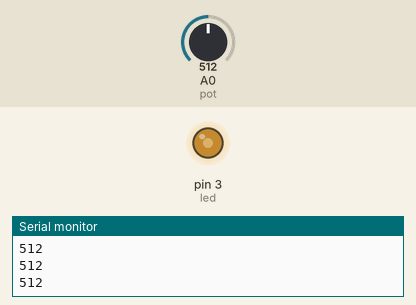
Simulated run of this sketch. Board: Arduino Uno, built with avr-gcc and run on an emulated ATmega328P. On the bench: output pins drawn as LEDs (lit = HIGH), the last lines printed to the serial monitor. The inputs (shaded band) are chosen by the test bench; at power-on: A0 (pot) = 512.

Above: at 1.2 s.
1.3 s: A0 (pot) set to 716
At 1.7 s:
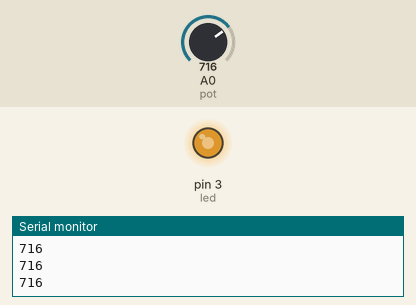
2.8 s: A0 (pot) set to 900
At 4.0 s:
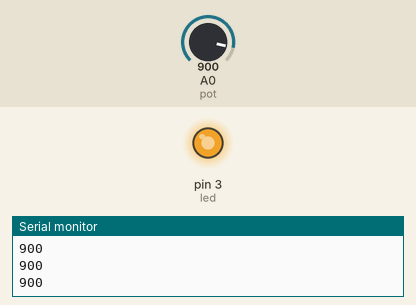
4.3 s: A0 (pot) set to 122
At 5.2 s:
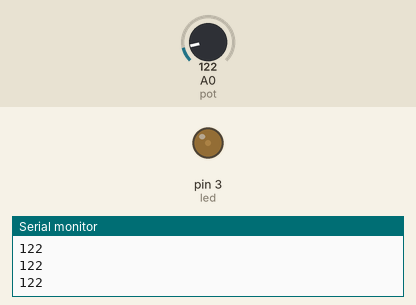
5.8 s: A0 (pot) set to 0
At 6.3 s:
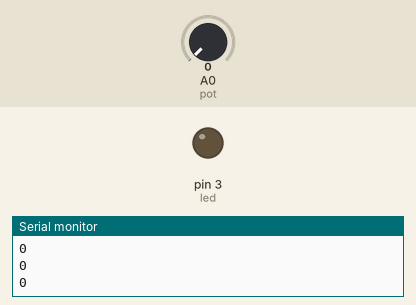
7.3 s: A0 (pot) set to 511
At 8.7 s:
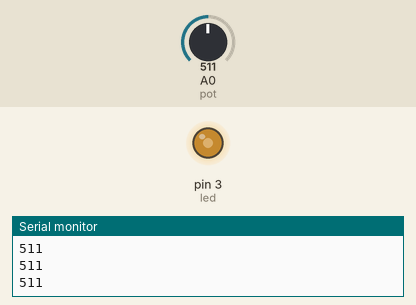
Timing chart, 0 to 9.8 s (numbered marks = the images above; inputs shaded):
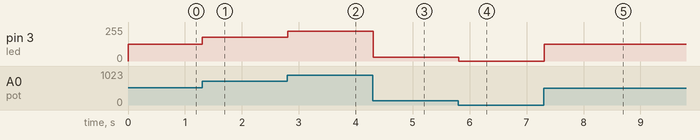

The sketch:

potentiometre.ino
```cpp
int pot = A0;
int led = 3;

void setup() {
  // put your setup code here, to run once:
  Serial.begin(9600);
  pinMode(pot, INPUT);
  pinMode(led, OUTPUT);
}

void loop() {
  // put your main code here, to run repeatedly:
  int valeurpot = analogRead(pot);
  Serial.println(valeurpot);
  int valeurled = map(valeurpot, 0, 1023, 0, 255);
  analogWrite(led, valeurled);
}
```

Measured:
- after the input at 1.3 s, pin 3 (led): 127/255 → 178/255 at once
- after the input at 2.8 s, pin 3 (led): 178/255 → 224/255 at once
- after the input at 4.3 s, pin 3 (led): 224/255 → 30/255 at once
- after the input at 5.8 s, pin 3 (led): 30/255 → 0/255 at once
- after the input at 7.3 s, pin 3 (led): 0/255 → 127/255 at once
